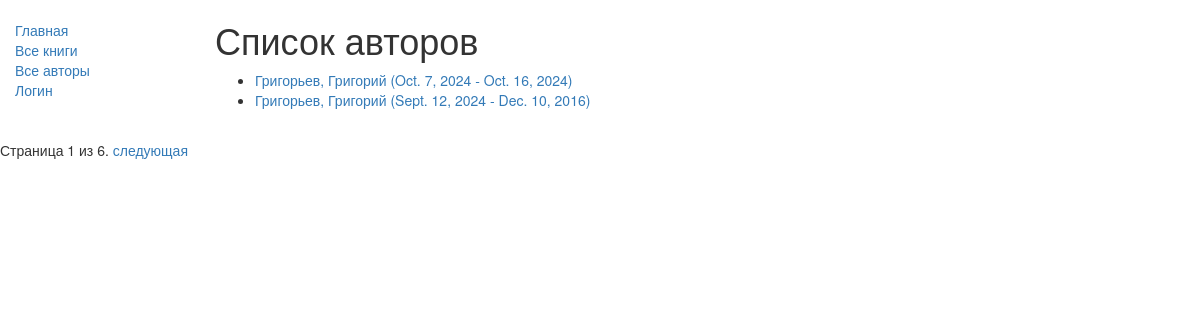
The app's page /catalog/authors/, older data.
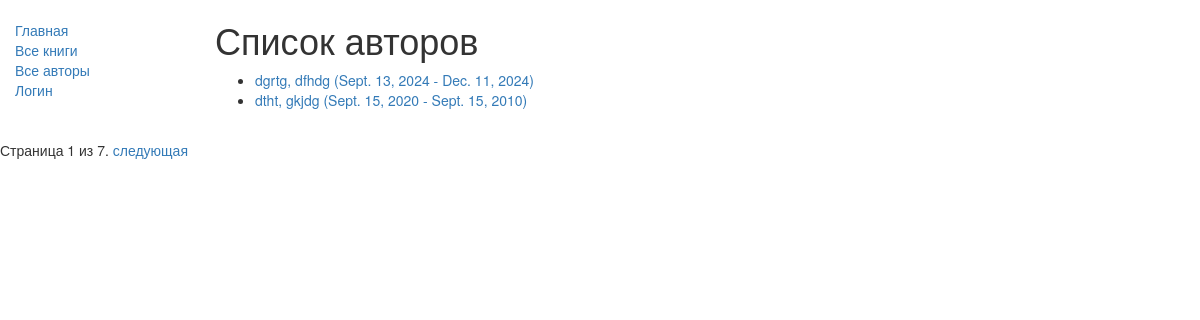
The same page, newer data.
### catalog/models.py (models this page shows, shortened)
class Author(models.Model):
    first_name = models.CharField(max_length=100)
    last_name = models.CharField(max_length=100)
    date_of_birth = models.DateField(null=True, blank=True)
    date_of_death = models.DateField('Died', null=True, blank=True)
    def get_absolute_url(self):
        return reverse('author-detail', args=[str(self.id)])
    def __str__(self):
        return '%s, %s' % (self.last_name, self.first_name)
    class Meta:
        ordering = ['last_name']

### catalog/views.py (the view)
# urls.py: path('authors/', views.AuthorListView.as_view(), name='authors'),
class AuthorListView(generic.ListView):
    model = Author
    paginate_by = 2 #разбивка на страницы

### catalog/templates/catalog/author_list.html
{% extends "base_generic.html" %}
{% block content %}
<h1>Список авторов</h1>
{% if author_list %}
  <ul>
  {% for author in author_list %}
    <li>
      <a href="{{ author.get_absolute_url }}">
      {{ author }} ({{author.date_of_birth}} - {% if author.date_of_death %}{{author.date_of_death}}{% endif %})
      </a>
    </li>
  {% endfor %}
 </ul>
{% else %}
  <p>Доступных авторов нет.</p>
{% endif %}
{% endblock %}

Row changes from the older to the newer data that the page shows:
no longer on this page (row unchanged): Author: last_name+first_name "Григорьев, Григорий", date_of_birth "Oct. 7, 2024", date_of_death "Oct. 16, 2024"
no longer on this page (row unchanged): Author: last_name+first_name "Григорьев, Григорий", date_of_birth "Sept. 12, 2024", date_of_death "Dec. 10, 2016"
added Author: last_name+first_name "dgrtg, dfhdg", date_of_birth "Sept. 13, 2024", date_of_death "Dec. 11, 2024"
added Author: last_name+first_name "dtht, gkjdg", date_of_birth "Sept. 15, 2020", date_of_death "Sept. 15, 2010"
Text that changed along with them:
{{ page_obj.paginator.num_pages }}: "6" → "7"
